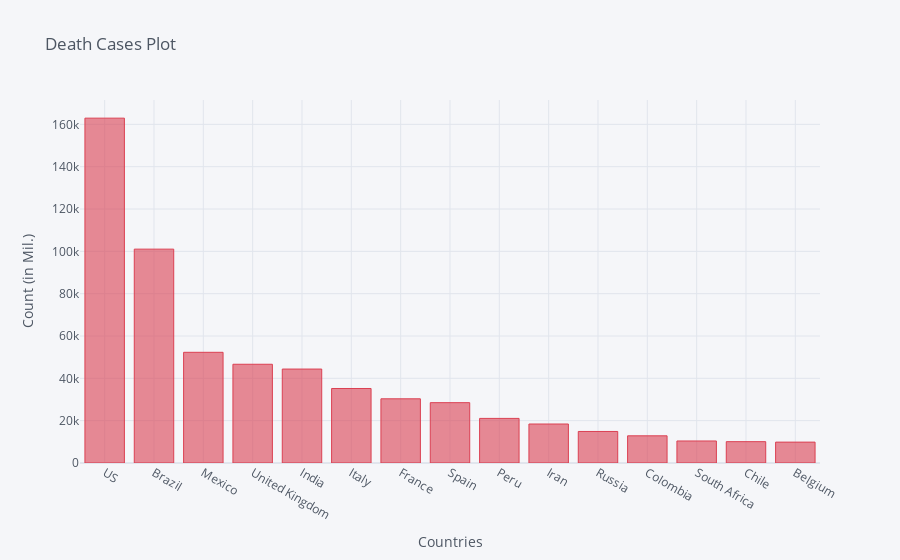

This figure's notebook cell:
### Code cell
death_df2_plot.iplot(kind='bar', x='Country/Region', y='8/9/20',color='red',
                    title='Death Cases Plot',xTitle='Countries',yTitle='Count (in Mil.)')

### Figure 1 — Plotly figure (JSON) as saved in the notebook; plotly's stock layout.template omitted (floating-point values rounded to 4 significant figures)
{"data": [{"marker": {"color": "rgba(219, 64, 82, 0.6)", "line": {"color": "rgba(219, 64, 82, 1.0)", "width": 1}}, "name": "8/9/20", "orientation": "v", "text": "", "type": "bar", "x": ["US", "Brazil", "Mexico", "United Kingdom", "India", "Italy", "France", "Spain", "Peru", "Iran", "Russia", "Colombia", "South Africa", "Chile", "Belgium"], "y": [162938, 101049, 52298, 46659, 44386, 35205, 30327, 28503, 21072, 18427, 14903, 12842, 10408, 10077, 9872]}], "layout": {"legend": {"bgcolor": "#F5F6F9", "font": {"color": "#4D5663"}}, "paper_bgcolor": "#F5F6F9", "plot_bgcolor": "#F5F6F9", "title": {"font": {"color": "#4D5663"}, "text": "Death Cases Plot"}, "xaxis": {"gridcolor": "#E1E5ED", "showgrid": true, "tickfont": {"color": "#4D5663"}, "title": {"font": {"color": "#4D5663"}, "text": "Countries"}, "zerolinecolor": "#E1E5ED"}, "yaxis": {"gridcolor": "#E1E5ED", "showgrid": true, "tickfont": {"color": "#4D5663"}, "title": {"font": {"color": "#4D5663"}, "text": "Count (in Mil.)"}, "zerolinecolor": "#E1E5ED"}}}
